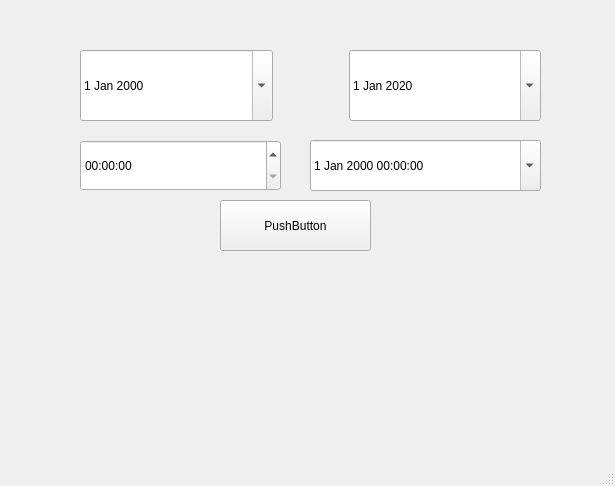
<?xml version="1.0" encoding="UTF-8"?>
<ui version="4.0">
 <class>MainWindow</class>
 <widget class="QMainWindow" name="MainWindow">
  <property name="geometry">
   <rect>
    <x>0</x>
    <y>0</y>
    <width>615</width>
    <height>486</height>
   </rect>
  </property>
  <property name="windowTitle">
   <string>MainWindow</string>
  </property>
  <widget class="QWidget" name="centralwidget">
   <widget class="QTimeEdit" name="timeEdit">
    <property name="geometry">
     <rect>
      <x>80</x>
      <y>140</y>
      <width>201</width>
      <height>51</height>
     </rect>
    </property>
   </widget>
   <widget class="QDateTimeEdit" name="dateTimeEdit">
    <property name="geometry">
     <rect>
      <x>310</x>
      <y>140</y>
      <width>231</width>
      <height>51</height>
     </rect>
    </property>
    <property name="calendarPopup">
     <bool>true</bool>
    </property>
   </widget>
   <widget class="QPushButton" name="btnCalculate">
    <property name="geometry">
     <rect>
      <x>220</x>
      <y>200</y>
      <width>151</width>
      <height>51</height>
     </rect>
    </property>
    <property name="text">
     <string>PushButton</string>
    </property>
   </widget>
   <widget class="QWidget" name="">
    <property name="geometry">
     <rect>
      <x>80</x>
      <y>50</y>
      <width>461</width>
      <height>71</height>
     </rect>
    </property>
    <layout class="QHBoxLayout" name="horizontalLayout">
     <item>
      <widget class="QDateEdit" name="dateStart">
       <property name="sizePolicy">
        <sizepolicy hsizetype="Minimum" vsizetype="Preferred">
         <horstretch>0</horstretch>
         <verstretch>0</verstretch>
        </sizepolicy>
       </property>
       <property name="calendarPopup">
        <bool>true</bool>
       </property>
      </widget>
     </item>
     <item>
      <spacer name="horizontalSpacer">
       <property name="orientation">
        <enum>Qt::Horizontal</enum>
       </property>
       <property name="sizeType">
        <enum>QSizePolicy::Fixed</enum>
       </property>
       <property name="sizeHint" stdset="0">
        <size>
         <width>70</width>
         <height>20</height>
        </size>
       </property>
      </spacer>
     </item>
     <item>
      <widget class="QDateEdit" name="dateEnd">
       <property name="sizePolicy">
        <sizepolicy hsizetype="Minimum" vsizetype="Preferred">
         <horstretch>0</horstretch>
         <verstretch>0</verstretch>
        </sizepolicy>
       </property>
       <property name="maximumDate">
        <date>
         <year>2025</year>
         <month>12</month>
         <day>31</day>
        </date>
       </property>
       <property name="minimumDate">
        <date>
         <year>2000</year>
         <month>9</month>
         <day>14</day>
        </date>
       </property>
       <property name="calendarPopup">
        <bool>true</bool>
       </property>
       <property name="date">
        <date>
         <year>2020</year>
         <month>1</month>
         <day>1</day>
        </date>
       </property>
      </widget>
     </item>
    </layout>
   </widget>
  </widget>
  <widget class="QMenuBar" name="menubar">
   <property name="geometry">
    <rect>
     <x>0</x>
     <y>0</y>
     <width>615</width>
     <height>26</height>
    </rect>
   </property>
  </widget>
  <widget class="QStatusBar" name="statusbar"/>
 </widget>
 <resources/>
 <connections/>
</ui>
